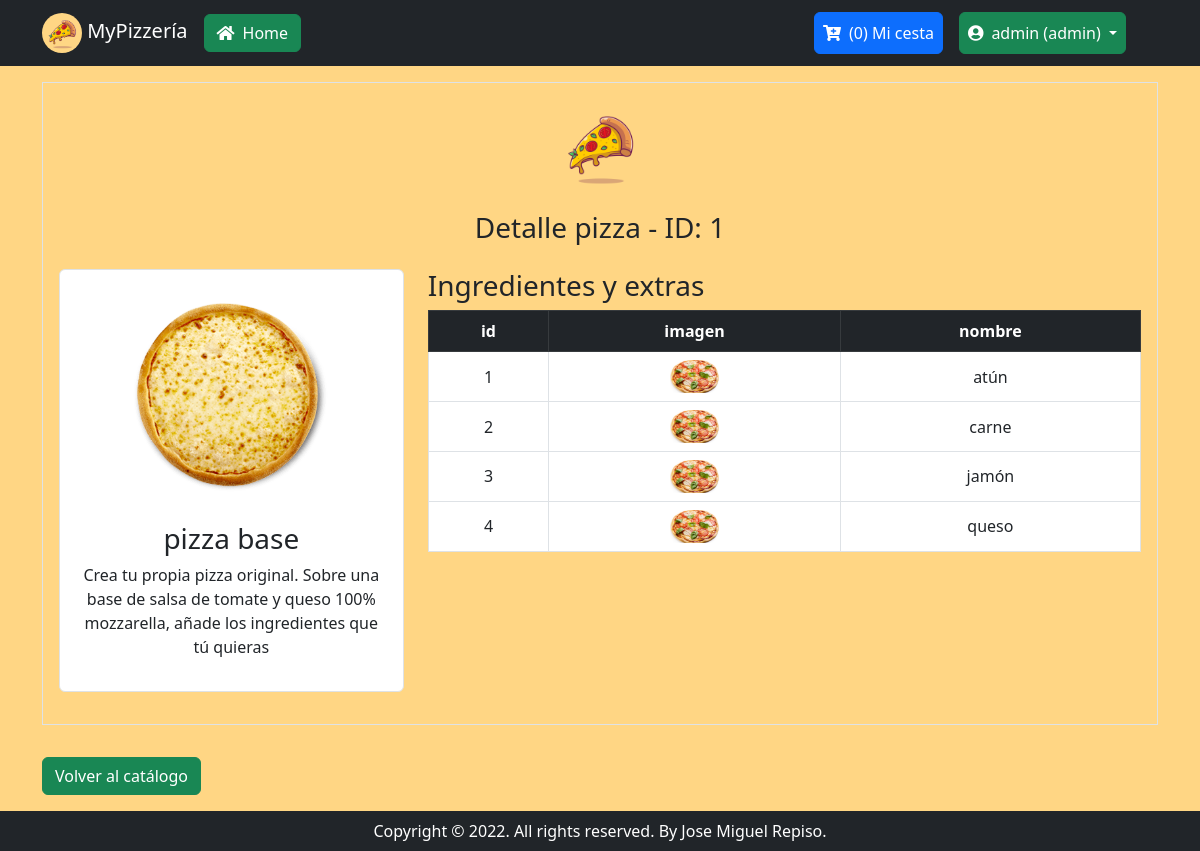
The page /mi_detalle_pizza.php?id_detalle=1&id_pizza=1 (signed in) on the database its author committed.
### tables this page shows
CREATE TABLE pizzas (
    id INT AUTO_INCREMENT PRIMARY KEY,
    nombre VARCHAR(100),
    descripcion VARCHAR (255),
    imagen VARCHAR(255),
    id_categoria INT NOT NULL,
    CONSTRAINT id_categoria_fk FOREIGN KEY (id_categoria) REFERENCES categorias (id) ON DELETE CASCADE

);

CREATE TABLE ingredientes (
	id INT AUTO_INCREMENT PRIMARY KEY,
    nombre VARCHAR(100),
    descripcion VARCHAR (255),
    imagen VARCHAR(255),
	precio FLOAT
);

### mi_detalle_pizza.php (the view, shortened to what this page needs)
<?php
    require_once ("header.php");
if(!empty($_GET["id_detalle"]) && filter_var($_GET["id_detalle"],FILTER_VALIDATE_INT) && !empty($_GET["id_pizza"]) && filter_var($_GET["id_pizza"],FILTER_VALIDATE_INT)){
    $id_detalle=$_GET["id_detalle"];
    $id_pizza=$_GET["id_pizza"];
    require_once 'conectar.php';
    try{
        $stmt1 = $dbh->prepare("SELECT * FROM pizzas WHERE id=?");
        $stmt1->bindParam(1, $id_pizza);
        $stmt1->execute();
        $pizza = $stmt1->fetch();
    }catch(PDOException $e) {
        $errores[]= "Error: " . $e->getMessage();
    }
    try{
        $stmt = $dbh->prepare("SELECT ingredientes.id, ingredientes.imagen, ingredientes.nombre FROM detalle_pizza, ingredientes WHERE
             detalle_pizza.id_ingrediente=ingredientes.id AND detalle_pizza.id_detalle_pedido=?");
        $stmt->bindParam(1, $id_detalle);
        $stmt->execute();
        $result = $stmt->fetchAll();
        $num_filas=count($result);
    }catch(PDOException $e) {
        $errores[]= "Error: " . $e->getMessage();
    }
}else{
    $errores[]= "Error: No se ha podido acceder a los datos del pedido";
}
?>
    <div class="container">
        <div class="border mb-3" >
            <div class="mx-auto" style="max-width:128px;">
                <img src="./img/logo_pizza.jpg" class="img-fluid p-3"  alt="logo">
            </div>
            <h3 class="text-center">Detalle pizza - ID: <?php isset($id_detalle) ? print $id_detalle : "" ?></h3>
            <div class="row p-3">
                <div class="col-sm-4">
                    <?php  if(isset($pizza) && $pizza!==false){  ?>
                    <div class="card border mb-3">
                        <div class="card-body text-center">
                                <div>
                                    <img src="<?php isset($pizza['imagen']) ? print $pizza['imagen'] : "" ?>" class="img-fluid card-img-top rounded mx-auto d-block mb-3" style="max-width: 220px;" alt="pizza">
                                    <h3 class="card-title"><?php if(isset($pizza['nombre'])){ print $pizza['nombre']; } ?></h3>
                                </div>
                                <div>
                                    <div class="mb-3">
                                    <p><?php if(isset($pizza['descripcion'])){ print $pizza['descripcion']; } ?></p>
                                    </div>
                                </div>
                        </div>
                    </div>
                    <?php } ?>
                </div>
                <div class="col-sm-8">
                <?php  if(isset($num_filas) && $num_filas>0 && $result!==false){ ?>
                    <table class="table table-bordered table-hover">
                        <h3>Ingredientes y extras</h3>
                            <thead class="table-dark">
                                <tr class="align-middle text-md-center">
                                    <th>id</th>
                                    <th>imagen</th>
                                    <th>nombre</th>
                                </tr>
                            </thead>
                        <tbody>
                        <?php foreach($result as $row){  ?>
                            <tr class="align-middle text-md-center bg-white">
                                <td><?= $row['id'] ?></td>
                                <td><img src="<?php isset($row['imagen']) ? print $row['imagen'] : "" ?>" class="img-fluid" style="max-width: 50px;" alt="pizza"></td>
                                <td><?= $row['nombre'] ?></td>
                            </tr>
                            <?php } ?>
                        </tbody>
                    </table>
                <?php }else {
                                echo '<div class="text-danger fs-3 mx-3"> *No contiene ingredientes extras </div>';
                        }
                ?>
                </div>
            </div>
        </div>
        <div class="mb-3">
            <a class="btn btn-success my-3 float-start" href="./catalogo.php">Volver al catálogo</a>
        </div>
    </div>
<?php require_once ("footer.php") ?>

### header.php (style rules this page uses)
body { background:#FFD684; }

### rows shown on the page
pizzas: imagen (picture), nombre "pizza base", descripcion "Crea tu propia pizza original. Sobre una base de salsa de tomate y queso 100% mozzarella, añade los ingredientes que tú quieras"
ingredientes: id "1", imagen (picture), nombre "atún"
ingredientes: id "2", imagen (picture), nombre "carne"
ingredientes: id "3", imagen (picture), nombre "jamón"
ingredientes: id "4", imagen (picture), nombre "queso"

### other values the page prints
$contador "0"
$_SESSION['username'] "admin"
$_SESSION['rol'] "admin"
$id_detalle "1"
